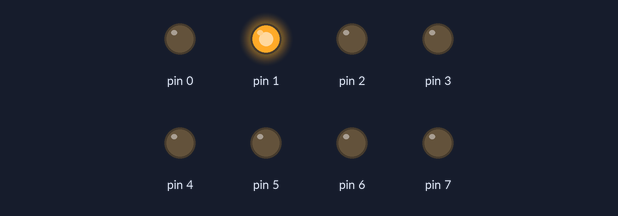
This sketch was run on a simulated Arduino Uno, built with avr-gcc and run on an emulated ATmega328P. Parts: output pins drawn as LEDs (lit = HIGH).

Above: at 0.4 s.
At 2.4 s:
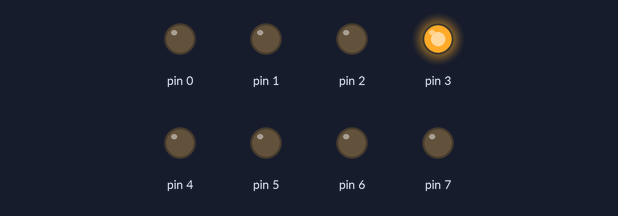
At 3.4 s:
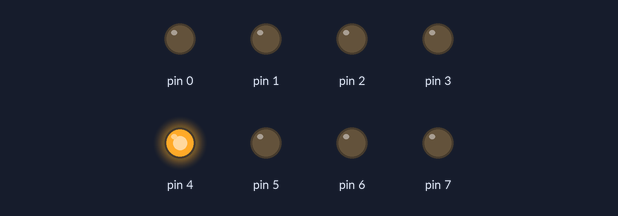
At 4.4 s:
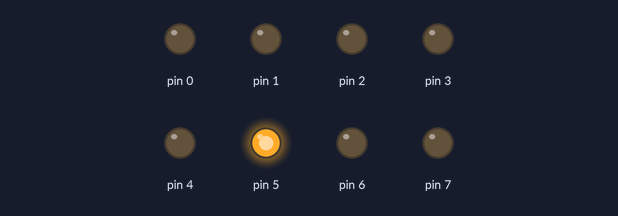
At 6.4 s:
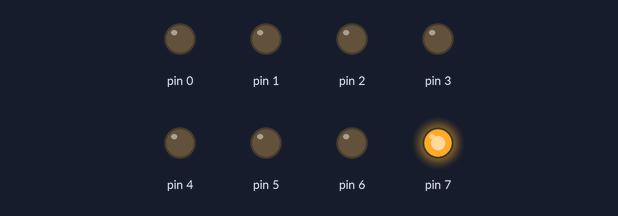
At 9.4 s:
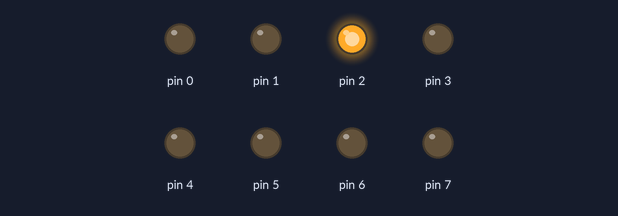
Timing chart, 0 to 10.3 s (numbered marks = the images above):
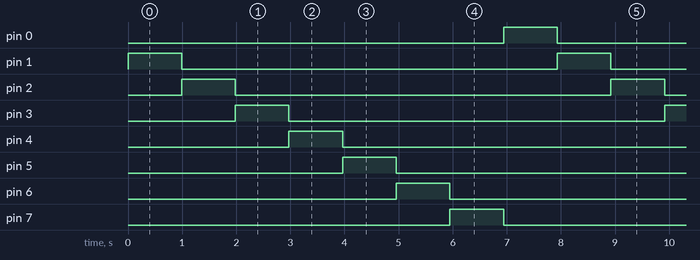

Measured:
- by itself, pin 0–7: alternates HIGH for 0.99 s and LOW for 6.9 s
- by itself, everything shown: repeats every 7.9 s, in 8 steps

The sketch:

Part1.ino
```cpp
void setup()
{
  asm(
"		JMP start				\n"
"delay: LDI	 r23,  81			\n"	//Delay 1 sec
"w1:	LDI	 r24,  255 			\n"
"w2:	LDI  r25,  255 			\n"
"w3:	DEC  r25  				\n"
"		BRNE w3					\n"
"		DEC  r24				\n"
"		BRNE w2					\n"
"		DEC  r23				\n"
"       BRNE w1					\n"
"		RET						\n"
";Your Functions Code Begin		\n" //Write your code
"								\n"
";Your Functions Code End		\n"
"start:							\n" //Write your code
";Your Setup Code Begin			\n"
"		IN 	 r16,  0x0A     	\n" //r16 <- DDRD
"		ORI	 r16,  0b11111111	\n"	//r16[0] <- 1
"		OUT  0x0A, r16			\n" //DDRD <- r16
"		LDI	 r16,  0b00000001	\n" //r17 <- 1
"		OUT  0x0B, r16			\n" //PORTD <- r16
";Your Setup Code End			\n"
  );

}

void loop()
{
  asm(
"LOOP:							\n"//Write your code
";Your LOOP Code Begin			\n"
"		IN 	 r16,  0x0B 		\n" //r16 <- PORTD
"		ROL	 r16				\n" //r16 = r16 << 1
"       BRCC CNT				\n"	//if not carry continue
"		ROL  r16				\n"	//if carry, rotate again
"CNT:  	OUT  0x0B, r16			\n" //PORTD <- r16
"		CALL delay				\n" //Wait 1 sec
";Your LOOP Code End			\n"
"		JMP  LOOP				\n"
);

}
```
